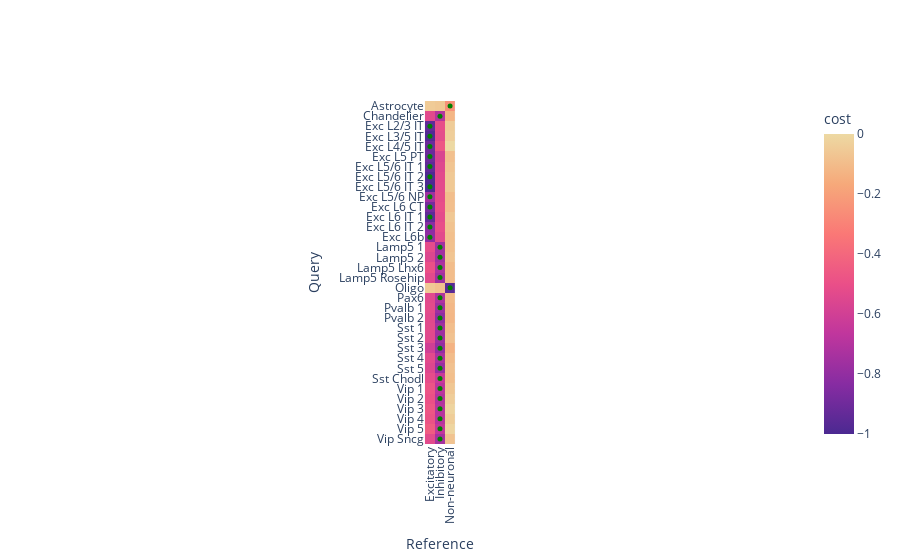

Notebook code cell kept with this figure:
### Code cell
plot_costs(visp, 'labels34', 'labels34', hierarchy)

### Figure 1 — Plotly figure (JSON) as saved in the notebook; plotly's stock layout.template omitted (floating-point values rounded to 4 significant figures)
{"data": [{"colorbar": {"title": {"text": "cost"}}, "colorscale": [[0, "rgb(75, 41, 145)"], [0.1667, "rgb(135, 44, 162)"], [0.3333, "rgb(192, 54, 157)"], [0.5, "rgb(234, 79, 136)"], [0.6667, "rgb(250, 120, 118)"], [0.8333, "rgb(246, 169, 122)"], [1, "rgb(237, 217, 163)"]], "hoverinfo": "text", "text": [["Query: Astrocyte<br>Reference: Excitatory<br>cost: -0.0482", "Query: Astrocyte<br>Reference: Inhibitory<br>cost: -0.0597", "Query: Astrocyte<br>Reference: Non-neuronal<br>cost: -0.2491"], ["Query: Chandelier<br>Reference: Excitatory<br>cost: -0.5306", "Query: Chandelier<br>Reference: Inhibitory<br>cost: -0.7026", "Query: Chandelier<br>Reference: Non-neuronal<br>cost: -0.1211"], ["Query: Exc L2/3 IT<br>Reference: Excitatory<br>cost: -0.9417", "Query: Exc L2/3 IT<br>Reference: Inhibitory<br>cost: -0.5103", "Query: Exc L2/3 IT<br>Reference: Non-neuronal<br>cost: -0.0455"], ["Query: Exc L3/5 IT<br>Reference: Excitatory<br>cost: -0.9817", "Query: Exc L3/5 IT<br>Reference: Inhibitory<br>cost: -0.5232", "Query: Exc L3/5 IT<br>Reference: Non-neuronal<br>cost: -0.0382"], ["Query: Exc L4/5 IT<br>Reference: Excitatory<br>cost: -0.9075", "Query: Exc L4/5 IT<br>Reference: Inhibitory<br>cost: -0.4703", "Query: Exc L4/5 IT<br>Reference: Non-neuronal<br>cost: 0.0000"], ["Query: Exc L5 PT<br>Reference: Excitatory<br>cost: -0.9149", "Query: Exc L5 PT<br>Reference: Inhibitory<br>cost: -0.5663", "Query: Exc L5 PT<br>Reference: Non-neuronal<br>cost: -0.0869"], ["Query: Exc L5/6 IT 1<br>Reference: Excitatory<br>cost: -0.9435", "Query: Exc L5/6 IT 1<br>Reference: Inhibitory<br>cost: -0.5471", "Query: Exc L5/6 IT 1<br>Reference: Non-neuronal<br>cost: -0.0710"], ["Query: Exc L5/6 IT 2<br>Reference: Excitatory<br>cost: -0.9876", "Query: Exc L5/6 IT 2<br>Reference: Inhibitory<br>cost: -0.5306", "Query: Exc L5/6 IT 2<br>Reference: Non-neuronal<br>cost: -0.0562"], ["Query: Exc L5/6 IT 3<br>Reference: Excitatory<br>cost: -1.0000", "Query: Exc L5/6 IT 3<br>Reference: Inhibitory<br>cost: -0.5283", "Query: Exc L5/6 IT 3<br>Reference: Non-neuronal<br>cost: -0.0551"], ["Query: Exc L5/6 NP<br>Reference: Excitatory<br>cost: -0.7644", "Query: Exc L5/6 NP<br>Reference: Inhibitory<br>cost: -0.5180", "Query: Exc L5/6 NP<br>Reference: Non-neuronal<br>cost: -0.0945"], ["Query: Exc L6 CT<br>Reference: Excitatory<br>cost: -0.8823", "Query: Exc L6 CT<br>Reference: Inhibitory<br>cost: -0.5086", "Query: Exc L6 CT<br>Reference: Non-neuronal<br>cost: -0.0887"], ["Query: Exc L6 IT 1<br>Reference: Excitatory<br>cost: -0.9432", "Query: Exc L6 IT 1<br>Reference: Inhibitory<br>cost: -0.5253", "Query: Exc L6 IT 1<br>Reference: Non-neuronal<br>cost: -0.0598"], ["Query: Exc L6 IT 2<br>Reference: Excitatory<br>cost: -0.8250", "Query: Exc L6 IT 2<br>Reference: Inhibitory<br>cost: -0.5071", "Query: Exc L6 IT 2<br>Reference: Non-neuronal<br>cost: -0.0753"], ["Query: Exc L6b<br>Reference: Excitatory<br>cost: -0.8089", "Query: Exc L6b<br>Reference: Inhibitory<br>cost: -0.5312", "Query: Exc L6b<br>Reference: Non-neuronal<br>cost: -0.0884"], ["Query: Lamp5 1<br>Reference: Excitatory<br>cost: -0.5200", "Query: Lamp5 1<br>Reference: Inhibitory<br>cost: -0.7577", "Query: Lamp5 1<br>Reference: Non-neuronal<br>cost: -0.0845"], ["Query: Lamp5 2<br>Reference: Excitatory<br>cost: -0.5541", "Query: Lamp5 2<br>Reference: Inhibitory<br>cost: -0.7562", "Query: Lamp5 2<br>Reference: Non-neuronal<br>cost: -0.0690"], ["Query: Lamp5 Lhx6<br>Reference: Excitatory<br>cost: -0.4948", "Query: Lamp5 Lhx6<br>Reference: Inhibitory<br>cost: -0.7218", "Query: Lamp5 Lhx6<br>Reference: Non-neuronal<br>cost: -0.0979"], ["Query: Lamp5 Rosehip<br>Reference: Excitatory<br>cost: -0.5324", "Query: Lamp5 Rosehip<br>Reference: Inhibitory<br>cost: -0.7607", "Query: Lamp5 Rosehip<br>Reference: Non-neuronal<br>cost: -0.0968"], ["Query: Oligo<br>Reference: Excitatory<br>cost: -0.0568", "Query: Oligo<br>Reference: Inhibitory<br>cost: -0.0843", "Query: Oligo<br>Reference: Non-neuronal<br>cost: -0.9583"], ["Query: Pax6<br>Reference: Excitatory<br>cost: -0.5374", "Query: Pax6<br>Reference: Inhibitory<br>cost: -0.7173", "Query: Pax6<br>Reference: Non-neuronal<br>cost: -0.1009"], ["Query: Pvalb 1<br>Reference: Excitatory<br>cost: -0.5277", "Query: Pvalb 1<br>Reference: Inhibitory<br>cost: -0.7662", "Query: Pvalb 1<br>Reference: Non-neuronal<br>cost: -0.1145"], ["Query: Pvalb 2<br>Reference: Excitatory<br>cost: -0.5405", "Query: Pvalb 2<br>Reference: Inhibitory<br>cost: -0.8083", "Query: Pvalb 2<br>Reference: Non-neuronal<br>cost: -0.1180"], ["Query: Sst 1<br>Reference: Excitatory<br>cost: -0.5339", "Query: Sst 1<br>Reference: Inhibitory<br>cost: -0.7622", "Query: Sst 1<br>Reference: Non-neuronal<br>cost: -0.0926"], ["Query: Sst 2<br>Reference: Excitatory<br>cost: -0.5393", "Query: Sst 2<br>Reference: Inhibitory<br>cost: -0.7685", "Query: Sst 2<br>Reference: Non-neuronal<br>cost: -0.0791"], ["Query: Sst 3<br>Reference: Excitatory<br>cost: -0.6068", "Query: Sst 3<br>Reference: Inhibitory<br>cost: -0.7990", "Query: Sst 3<br>Reference: Non-neuronal<br>cost: -0.1317"], ["Query: Sst 4<br>Reference: Excitatory<br>cost: -0.5330", "Query: Sst 4<br>Reference: Inhibitory<br>cost: -0.7305", "Query: Sst 4<br>Reference: Non-neuronal<br>cost: -0.1015"], ["Query: Sst 5<br>Reference: Excitatory<br>cost: -0.5503", "Query: Sst 5<br>Reference: Inhibitory<br>cost: -0.7878", "Query: Sst 5<br>Reference: Non-neuronal<br>cost: -0.0823"], ["Query: Sst Chodl<br>Reference: Excitatory<br>cost: -0.5171", "Query: Sst Chodl<br>Reference: Inhibitory<br>cost: -0.6419", "Query: Sst Chodl<br>Reference: Non-neuronal<br>cost: -0.0920"], ["Query: Vip 1<br>Reference: Excitatory<br>cost: -0.4792", "Query: Vip 1<br>Reference: Inhibitory<br>cost: -0.6830", "Query: Vip 1<br>Reference: Non-neuronal<br>cost: -0.0641"], ["Query: Vip 2<br>Reference: Excitatory<br>cost: -0.4943", "Query: Vip 2<br>Reference: Inhibitory<br>cost: -0.7101", "Query: Vip 2<br>Reference: Non-neuronal<br>cost: -0.0425"], ["Query: Vip 3<br>Reference: Excitatory<br>cost: -0.4716", "Query: Vip 3<br>Reference: Inhibitory<br>cost: -0.6992", "Query: Vip 3<br>Reference: Non-neuronal<br>cost: -0.0173"], ["Query: Vip 4<br>Reference: Excitatory<br>cost: -0.4851", "Query: Vip 4<br>Reference: Inhibitory<br>cost: -0.6953", "Query: Vip 4<br>Reference: Non-neuronal<br>cost: -0.0434"], ["Query: Vip 5<br>Reference: Excitatory<br>cost: -0.4472", "Query: Vip 5<br>Reference: Inhibitory<br>cost: -0.6624", "Query: Vip 5<br>Reference: Non-neuronal<br>cost: -0.0124"], ["Query: Vip Sncg<br>Reference: Excitatory<br>cost: -0.5298", "Query: Vip Sncg<br>Reference: Inhibitory<br>cost: -0.7459", "Query: Vip Sncg<br>Reference: Non-neuronal<br>cost: -0.0752"]], "type": "heatmap", "x": [0, 1, 2], "xgap": 0, "y": [0, 1, 2, 3, 4, 5, 6, 7, 8, 9, 10, 11, 12, 13, 14, 15, 16, 17, 18, 19, 20, 21, 22, 23, 24, 25, 26, 27, 28, 29, 30, 31, 32, 33], "ygap": 0, "z": [[-0.04817, -0.0597, -0.2491], [-0.5306, -0.7026, -0.1211], [-0.9417, -0.5103, -0.04553], [-0.9817, -0.5232, -0.03818], [-0.9075, -0.4703, 0.0], [-0.9149, -0.5663, -0.08688], [-0.9435, -0.5471, -0.07098], [-0.9876, -0.5306, -0.05622], [-1.0, -0.5283, -0.05515], [-0.7644, -0.518, -0.09452], [-0.8823, -0.5086, -0.08869], [-0.9432, -0.5253, -0.05976], [-0.825, -0.5071, -0.07532], [-0.8089, -0.5312, -0.08842], [-0.52, -0.7577, -0.08449], [-0.5541, -0.7562, -0.06904], [-0.4948, -0.7218, -0.09791], [-0.5324, -0.7607, -0.09682], [-0.05679, -0.08431, -0.9583], [-0.5374, -0.7173, -0.1009], [-0.5277, -0.7662, -0.1145], [-0.5405, -0.8083, -0.118], [-0.5339, -0.7622, -0.09263], [-0.5393, -0.7685, -0.07914], [-0.6068, -0.799, -0.1317], [-0.533, -0.7305, -0.1015], [-0.5503, -0.7878, -0.08226], [-0.5171, -0.6419, -0.09201], [-0.4792, -0.683, -0.06415], [-0.4943, -0.7101, -0.04247], [-0.4716, -0.6992, -0.01728], [-0.4851, -0.6953, -0.0434], [-0.4472, -0.6624, -0.01241], [-0.5298, -0.7459, -0.07524]]}, {"hoverinfo": "text", "hovertext": ["Astrocyte -> Non-neuronal", "Chandelier -> Inhibitory", "Exc L2/3 IT -> Excitatory", "Exc L3/5 IT -> Excitatory", "Exc L4/5 IT -> Excitatory", "Exc L5 PT -> Excitatory", "Exc L5/6 IT 1 -> Excitatory", "Exc L5/6 IT 2 -> Excitatory", "Exc L5/6 IT 3 -> Excitatory", "Exc L5/6 NP -> Excitatory", "Exc L6 CT -> Excitatory", "Exc L6 IT 1 -> Excitatory", "Exc L6 IT 2 -> Excitatory", "Exc L6b -> Excitatory", "Lamp5 1 -> Inhibitory", "Lamp5 2 -> Inhibitory", "Lamp5 Lhx6 -> Inhibitory", "Lamp5 Rosehip -> Inhibitory", "Oligo -> Non-neuronal", "Pax6 -> Inhibitory", "Pvalb 1 -> Inhibitory", "Pvalb 2 -> Inhibitory", "Sst 1 -> Inhibitory", "Sst 2 -> Inhibitory", "Sst 3 -> Inhibitory", "Sst 4 -> Inhibitory", "Sst 5 -> Inhibitory", "Sst Chodl -> Inhibitory", "Vip 1 -> Inhibitory", "Vip 2 -> Inhibitory", "Vip 3 -> Inhibitory", "Vip 4 -> Inhibitory", "Vip 5 -> Inhibitory", "Vip Sncg -> Inhibitory"], "marker": {"color": ["green", "green", "green", "green", "green", "green", "green", "green", "green", "green", "green", "green", "green", "green", "green", "green", "green", "green", "green", "green", "green", "green", "green", "green", "green", "green", "green", "green", "green", "green", "green", "green", "green", "green"], "size": 5}, "mode": "markers", "name": "", "type": "scatter", "x": [2, 1, 0, 0, 0, 0, 0, 0, 0, 0, 0, 0, 0, 0, 1, 1, 1, 1, 2, 1, 1, 1, 1, 1, 1, 1, 1, 1, 1, 1, 1, 1, 1, 1], "y": [0, 1, 2, 3, 4, 5, 6, 7, 8, 9, 10, 11, 12, 13, 14, 15, 16, 17, 18, 19, 20, 21, 22, 23, 24, 25, 26, 27, 28, 29, 30, 31, 32, 33]}], "layout": {"xaxis": {"constrain": "domain", "range": [-0.5, 2.5], "tickangle": -90, "tickmode": "array", "ticktext": ["Excitatory", "Inhibitory", "Non-neuronal"], "tickvals": [0, 1, 2], "title": {"text": "Reference"}}, "yaxis": {"constrain": "domain", "range": [33.5, -0.5], "scaleanchor": "x", "tickmode": "array", "ticktext": ["Astrocyte", "Chandelier", "Exc L2/3 IT", "Exc L3/5 IT", "Exc L4/5 IT", "Exc L5 PT", "Exc L5/6 IT 1", "Exc L5/6 IT 2", "Exc L5/6 IT 3", "Exc L5/6 NP", "Exc L6 CT", "Exc L6 IT 1", "Exc L6 IT 2", "Exc L6b", "Lamp5 1", "Lamp5 2", "Lamp5 Lhx6", "Lamp5 Rosehip", "Oligo", "Pax6", "Pvalb 1", "Pvalb 2", "Sst 1", "Sst 2", "Sst 3", "Sst 4", "Sst 5", "Sst Chodl", "Vip 1", "Vip 2", "Vip 3", "Vip 4", "Vip 5", "Vip Sncg"], "tickvals": [0, 1, 2, 3, 4, 5, 6, 7, 8, 9, 10, 11, 12, 13, 14, 15, 16, 17, 18, 19, 20, 21, 22, 23, 24, 25, 26, 27, 28, 29, 30, 31, 32, 33], "title": {"text": "Query"}}}}
